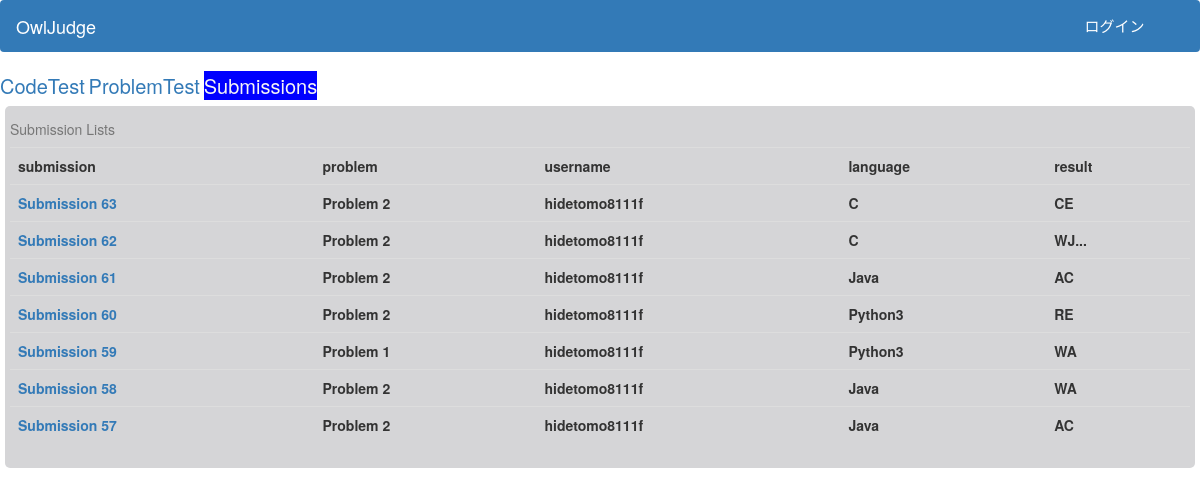
Before: /submissions with the older database file.
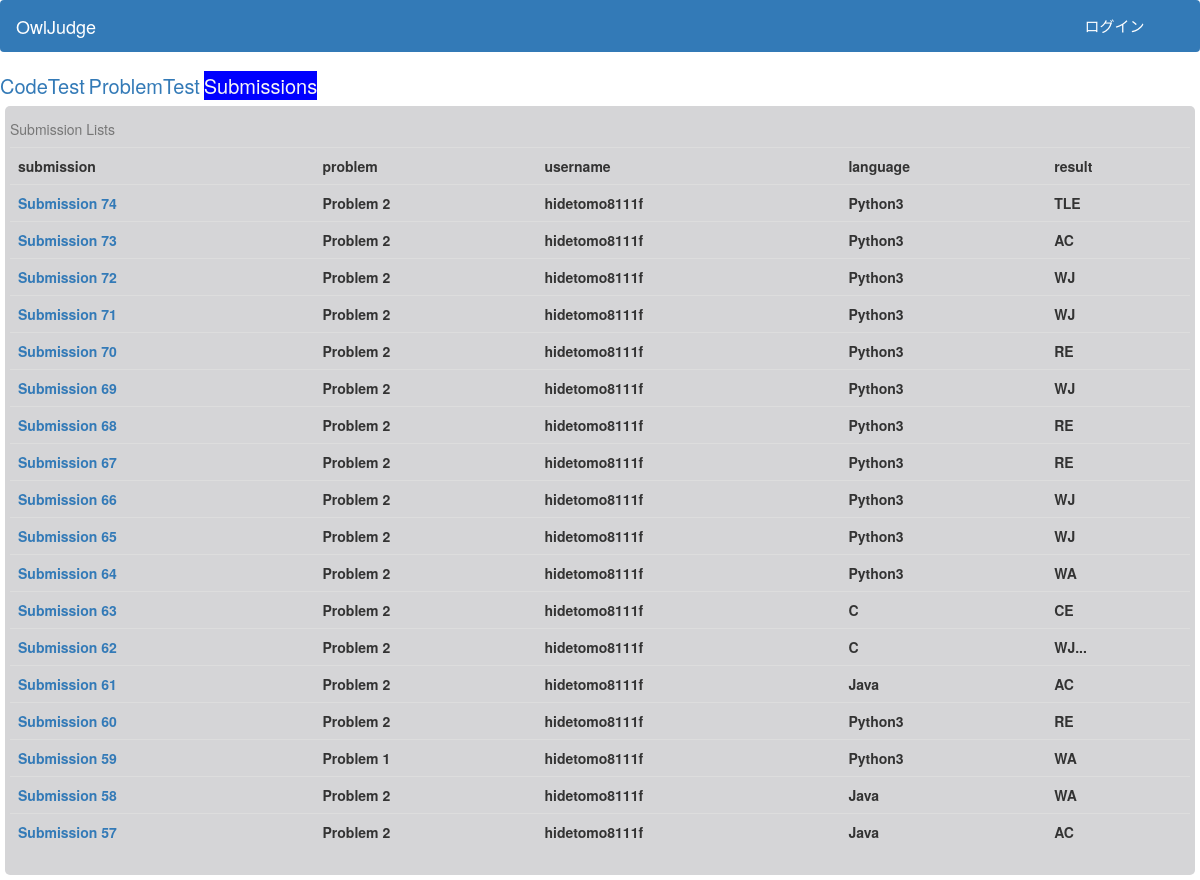
After: the same page with the newer database file.
### owlapp/models.py (models this page shows)
class SubmittedCode(models.Model):
    judgeid = models.IntegerField()
    userid = models.IntegerField()
    questionnumber = models.IntegerField()
    username = models.TextField(null=True)
    language = models.CharField(max_length=20)
    code = models.TextField(null=True)
    status = models.CharField(max_length=20)
    casenum = models.IntegerField()
    ac = models.IntegerField()
    wa = models.IntegerField()
    tle = models.IntegerField()
    re = models.IntegerField()

### owlapp/views.py (the view)
# urls.py: path('submissions', views.submissions, name='submissions'),
def submissions(request):
    args = {}
    if request.user != None:
        args['currentuser'] = request.user.username
    args['submissions'] = SubmittedCode.objects.all().order_by('-id')
    return TemplateResponse(request, 'submissions.html',args)

### templates/submissions.html (shortened to what this page needs)
<!DOCTYPE html>
{% load static %}
<head>
    {% block extrahead %}
      <link href="{% static 'app.css' %}" rel="stylesheet">
    {% endblock %}
    <link rel="stylesheet" href="https://maxcdn.bootstrapcdn.com/bootstrap/3.4.1/css/bootstrap.min.css">
</head>
 <header>
    <nav class="navbar navbar-dark bg-primary">
      <a href="/" class="navbar-brand" style="color: white;">OwlJudge</a>
        {% if currentuser != "" %}
        <div class="navbar-brand" style="color: white;margin-left:70%;font-size:15px;">{{currentuser}}</div>
        <a href="/logout" class="navbar-brand" style="color: white;font-size:15px;">ログアウト</a>
        {%else%}
        <a href="/login" class="navbar-brand" style="color: white;margin-left:80%;font-size:15px;">ログイン</a>
        {%endif%}
    </nav>
  </header>
  <div class="menu">
    <a href="/" class="tab">CodeTest</a>
    <a href="/problems" class="tab">ProblemTest</a>
    <a href="/submissions" class="currenttab">Submissions</a>
  </div>
<div class="area">
    <table class="table">
  <caption>Submission Lists</caption>
  <tr><th>submission </th><th>problem</th><th>username</th><th>language</th><th>result</th></tr>
        {% for object in submissions%}
        <tr><th><a href="/result/{{object.judgeid}}">Submission {{object.judgeid}}</a></th><th>Problem {{object.questionnumber}}</th><th>{{object.username}}</th><th>{{object.language}}</th><th>{{object.status}}</th></tr>
        {% endfor %}
</table>
</div>

### static/app.css (style rules this page uses)
.area { padding: 5px; margin: 5px; border-radius: 5px; background-color: #d5d5d7; align-items: center; }
.tab { font-size: 20px; width: 250px; }
.currenttab { font-size: 20px; width: 250px; color: whitesmoke; background-color: blue; }

Changed rows visible on the page:
added SubmittedCode: judgeid "74", questionnumber "2", username "hidetomo8111f", language "Python3", status "TLE"
added SubmittedCode: judgeid "73", questionnumber "2", username "hidetomo8111f", language "Python3", status "AC"
added SubmittedCode: judgeid "72", questionnumber "2", username "hidetomo8111f", language "Python3", status "WJ"
added SubmittedCode: judgeid "71", questionnumber "2", username "hidetomo8111f", language "Python3", status "WJ"
added SubmittedCode: judgeid "70", questionnumber "2", username "hidetomo8111f", language "Python3", status "RE"
added SubmittedCode: judgeid "69", questionnumber "2", username "hidetomo8111f", language "Python3", status "WJ"
added SubmittedCode: judgeid "68", questionnumber "2", username "hidetomo8111f", language "Python3", status "RE"
added SubmittedCode: judgeid "67", questionnumber "2", username "hidetomo8111f", language "Python3", status "RE"
added SubmittedCode: judgeid "66", questionnumber "2", username "hidetomo8111f", language "Python3", status "WJ"
added SubmittedCode: judgeid "65", questionnumber "2", username "hidetomo8111f", language "Python3", status "WJ"
added SubmittedCode: judgeid "64", questionnumber "2", username "hidetomo8111f", language "Python3", status "WA"
